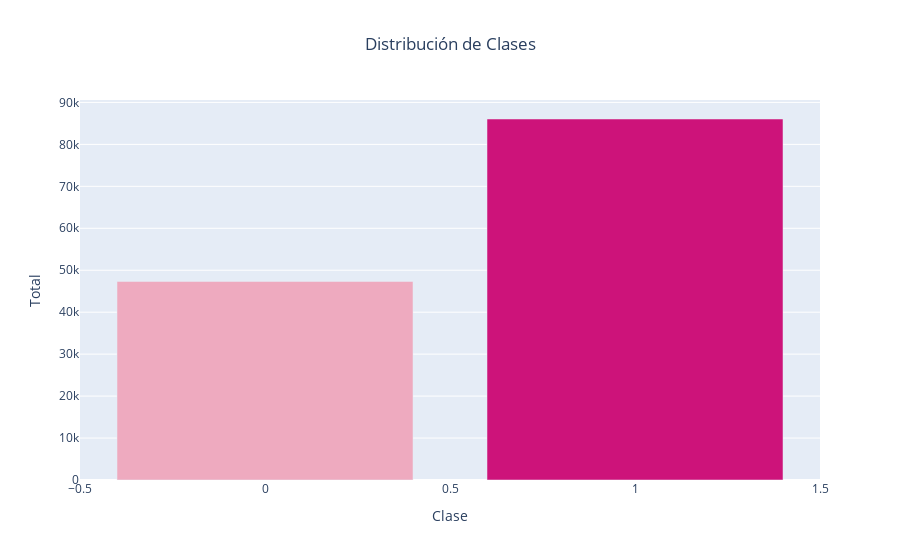

Here is the notebook cell this chart was saved with:
### Markdown cell above
Nueva Distribución de Clases

### Code cell
classProportion(df)

### Figure 1 — Plotly figure (JSON) as saved in the notebook; plotly's stock layout.template omitted (floating-point values rounded to 4 significant figures)
{"data": [{"marker": {"color": ["#CD137A", "#EEAABF"]}, "type": "bar", "x": [1, 0], "y": [86051, 47328]}], "layout": {"title": {"text": "Distribución de Clases", "x": 0.5}, "xaxis": {"title": {"text": "Clase"}}, "yaxis": {"title": {"text": "Total"}}}}
